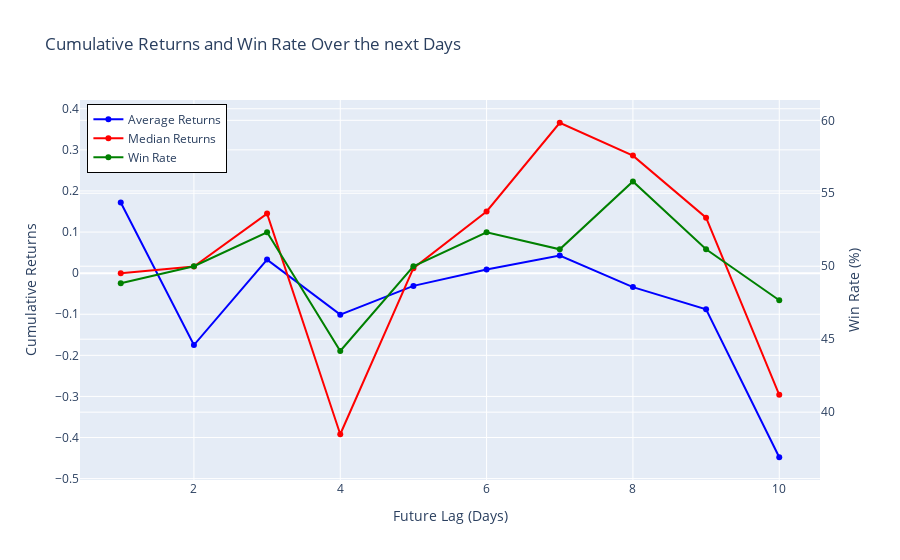

This figure's notebook cell:
### Code cell
pl.plot_original_stats(avg_returns, median_returns, win_rate)

### Figure 1 — Plotly figure (JSON) as saved in the notebook; plotly's stock layout.template omitted (floating-point values rounded to 4 significant figures)
{"data": [{"hoverinfo": "x+y+name", "line": {"color": "blue"}, "mode": "lines+markers", "name": "Average Returns", "type": "scatter", "x": [1, 2, 3, 4, 5, 6, 7, 8, 9, 10], "y": [0.172, -0.175, 0.033, -0.101, -0.031, 0.009, 0.043, -0.034, -0.088, -0.448], "yaxis": "y"}, {"hoverinfo": "x+y+name", "line": {"color": "red"}, "mode": "lines+markers", "name": "Median Returns", "type": "scatter", "x": [1, 2, 3, 4, 5, 6, 7, 8, 9, 10], "y": [0, 0.016, 0.145, -0.392, 0.012, 0.15, 0.366, 0.286, 0.135, -0.296], "yaxis": "y"}, {"hoverinfo": "x+y+name", "line": {"color": "green"}, "mode": "lines+markers", "name": "Win Rate", "type": "scatter", "x": [1, 2, 3, 4, 5, 6, 7, 8, 9, 10], "y": [48.84, 50, 52.33, 44.19, 50, 52.33, 51.16, 55.81, 51.16, 47.67], "yaxis": "y2"}], "layout": {"legend": {"bordercolor": "Black", "borderwidth": 1, "x": 0.01, "y": 0.99}, "title": {"text": "Cumulative Returns and Win Rate Over the next Days"}, "xaxis": {"title": {"text": "Future Lag (Days)"}}, "yaxis": {"title": {"text": "Cumulative Returns"}}, "yaxis2": {"overlaying": "y", "range": [35.35, 61.39], "side": "right", "title": {"text": "Win Rate (%)"}}}}
